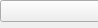
       <widget class="QWidget" name="page_5">
        <property name="geometry">
         <rect>
          <x>0</x>
          <y>0</y>
          <width>98</width>
          <height>28</height>
         </rect>
        </property>
        <attribute name="label">
         <string>Type de jour</string>
        </attribute>
        <widget class="QWidget" name="layoutWidget_12">
         <property name="geometry">
          <rect>
           <x>0</x>
           <y>0</y>
           <width>291</width>
           <height>161</height>
          </rect>
         </property>
         <layout class="QGridLayout" name="gridLayout_3">
          <item row="3" column="0">
           <widget class="QLabel" name="labelLastDay">
            <property name="enabled">
             <bool>true</bool>
            </property>
            <property name="text">
             <string>Fin période</string>
            </property>
            <property name="alignment">
             <set>Qt::AlignRight|Qt::AlignTrailing|Qt::AlignVCenter</set>
            </property>
           </widget>
          </item>
          <item row="0" column="0" colspan="2">
           <widget class="QComboBox" name="comboBoxDayType">
            <property name="enabled">
             <bool>true</bool>
            </property>
            <property name="sizePolicy">
             <sizepolicy hsizetype="Expanding" vsizetype="Fixed">
              <horstretch>0</horstretch>
              <verstretch>0</verstretch>
             </sizepolicy>
            </property>
           </widget>
          </item>
          <item row="2" column="1">
           <widget class="QDateEdit" name="dateEditPerStart">
            <property name="enabled">
             <bool>true</bool>
            </property>
            <property name="sizePolicy">
             <sizepolicy hsizetype="Expanding" vsizetype="Fixed">
              <horstretch>0</horstretch>
              <verstretch>0</verstretch>
             </sizepolicy>
            </property>
           </widget>
          </item>
          <item row="1" column="0" colspan="2">
           <widget class="QComboBox" name="comboBoxPerType">
            <property name="enabled">
             <bool>true</bool>
            </property>
            <property name="sizePolicy">
             <sizepolicy hsizetype="Expanding" vsizetype="Fixed">
              <horstretch>0</horstretch>
              <verstretch>0</verstretch>
             </sizepolicy>
            </property>
           </widget>
          </item>
          <item row="3" column="1">
           <widget class="QDateEdit" name="dateEditPerEnd">
            <property name="enabled">
             <bool>true</bool>
            </property>
            <property name="sizePolicy">
             <sizepolicy hsizetype="Expanding" vsizetype="Fixed">
              <horstretch>0</horstretch>
              <verstretch>0</verstretch>
             </sizepolicy>
            </property>
           </widget>
          </item>
          <item row="2" column="0">
           <widget class="QLabel" name="labelFirstDay">
            <property name="enabled">
             <bool>true</bool>
            </property>
            <property name="text">
             <string>Début période</string>
            </property>
            <property name="alignment">
             <set>Qt::AlignRight|Qt::AlignTrailing|Qt::AlignVCenter</set>
            </property>
           </widget>
          </item>
          <item row="4" column="1" rowspan="2">
           <widget class="QComboBox" name="comboBoxDayAg">
            <property name="enabled">
             <bool>true</bool>
            </property>
            <property name="sizePolicy">
             <sizepolicy hsizetype="Expanding" vsizetype="Fixed">
              <horstretch>0</horstretch>
              <verstretch>0</verstretch>
             </sizepolicy>
            </property>
           </widget>
          </item>
          <item row="4" column="0" rowspan="2">
           <widget class="QLabel" name="label_8">
            <property name="text">
             <string>Méthode d'agrégation</string>
            </property>
            <property name="alignment">
             <set>Qt::AlignRight|Qt::AlignTrailing|Qt::AlignVCenter</set>
            </property>
           </widget>
          </item>
         </layout>
        </widget>
       </widget>
